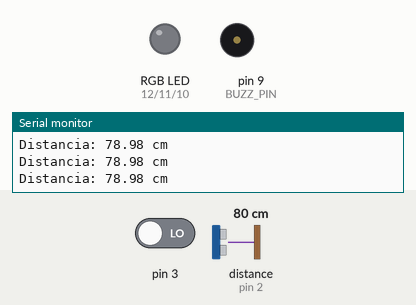
Simulated run of this sketch. Board: Arduino Mega 2560, built with avr-gcc and run on an emulated ATmega2560. Parts: an RGB LED mixed from three pins (HIGH = lit), buzzer (waves = sounding), the last lines printed to the serial monitor. Wiring (inferred from the names in the program): ultrasonic range finder: trigger pin 22; echo pin 2. The test bench sets the inputs (shaded band); at power-on: distance to the obstacle (sensor on pin 2) 80 cm, pin 3 LOW. The echo pulse lasts 58.3 µs per cm; pins used as bus, display or sensor lines are not drawn.

Above: at 1.2 s.
1.3 s: distance to the obstacle (sensor on pin 2) set to 34 cm
4.3 s: distance to the obstacle (sensor on pin 2) set to 29 cm
At 4.9 s:
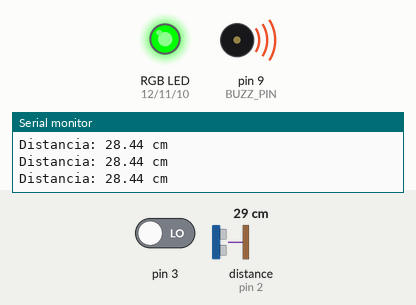
5.8 s: distance to the obstacle (sensor on pin 2) set to 22 cm
At 6.5 s:
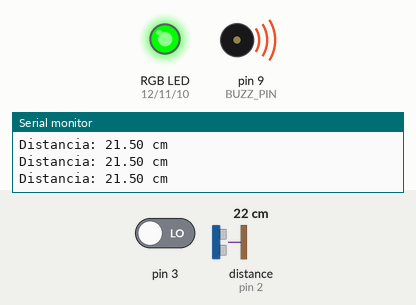
8.8 s: distance to the obstacle (sensor on pin 2) set to 19 cm
At 9.5 s:
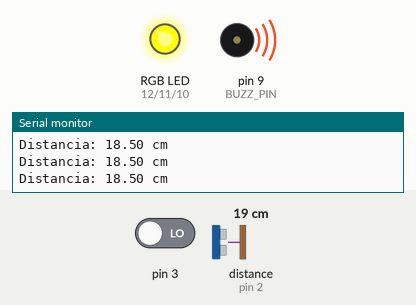
10.3 s: distance to the obstacle (sensor on pin 2) set to 12 cm
At 11.2 s:
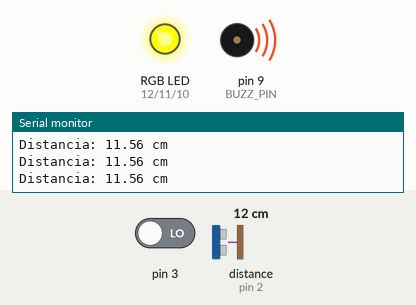
13.3 s: distance to the obstacle (sensor on pin 2) set to 9 cm
At 14.1 s:
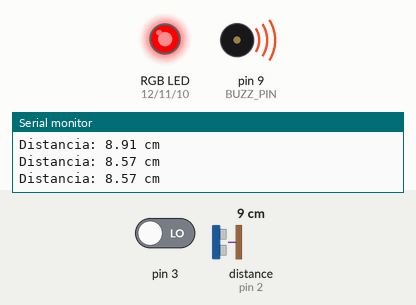
Timing chart, 0 to 15.8 s (numbered marks = the images above; inputs shaded):
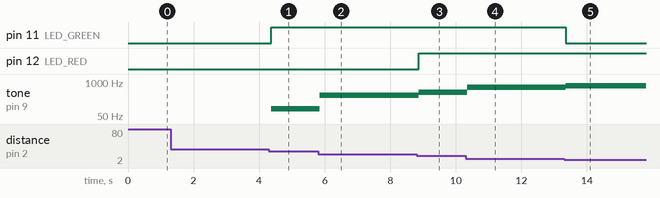

The sketch:

mini_projeto.ino
```cpp
// Pinos do Sensor de distancia
#define TRIG_PIN 22 // Pino TRIG do sensor que dispara o pulso ultrassônico
#define ECHO_PIN 2 // Pino ECHO do sensor que recebe o pulso ultrassônico de volta

// Pino do Buzzer
#define BUZZ_PIN 9

// Pinos do led RGB
#define LED_RED     12
#define LED_GREEN   11
#define LED_BLUE    10

// Pinos dos botoes
#define BUT_DOWN    36
#define BUT_UP      37

// variaveis de controle
unsigned long tempo;
unsigned long iniMedicao, fimMedicao = 0;
float distancia;
int modeBeep = false;
int atraso = 1000;

//declaracao das funcoes
void desligarLeds();
void corLed(int red, int green, int blue);
void acendeLed(float distancia);
void tocarFrequencias(float distancia);
void tocarBeep(float distancia);

void setup() {
  Serial.begin(9600);

  //configurando pino de trigger como saída
  pinMode(TRIG_PIN, OUTPUT);
  //deixa pino de trigger em LOW
  digitalWrite(TRIG_PIN, LOW);

  //configurando pino Echo como entrada
  pinMode(ECHO_PIN, INPUT);
  //configurando pino do Buzzer como saída
  pinMode(BUZZ_PIN,OUTPUT);
  // interrupção do sensor de distancia - é acionada quando o sinal do pino Echo muda (CHANGE)
  attachInterrupt(0, intSensor, CHANGE);

  //configurando pinos do led
  pinMode(LED_RED, OUTPUT);
  pinMode(LED_GREEN, OUTPUT);
  pinMode(LED_BLUE, OUTPUT);

  //configurando pinos dos botoes
  pinMode(BUT_UP, INPUT);
  pinMode(BUT_DOWN, INPUT);
  //interrupção do botao - é acionada quando o botão passa pro estado HIGH (RISING)
  attachInterrupt(1, intBotao, RISING);

}

void loop() {
    digitalWrite(TRIG_PIN, HIGH);
    delayMicroseconds(10);
    digitalWrite(TRIG_PIN, LOW);
    delayMicroseconds(2);

   // medir tempo de ida e volta do pulso ultrassonico - modo bloqueante
   //tempo = pulseIn(ECHO_PIN, HIGH);

   float distancia = tempo / 29.4 / 2;
   Serial.print("Distancia: ");
   Serial.print(distancia);
   Serial.println(" cm");

   if(modeBeep) {
     tocarBeep(distancia);
   } else {
     tocarFrequencias(distancia);
   }
}

void intBotao() {
  //ativa modo frequencias
  if(digitalRead(BUT_UP)) {
    modeBeep = false;
  }

  //ativa modo beep
  if(digitalRead(BUT_DOWN)) {
    modeBeep = true;
  }
}

void intSensor() {
    // medir tempo de ida e volta do pulso ultrassonico
    switch(digitalRead(ECHO_PIN)){
    case HIGH:
      iniMedicao=micros();
      break;
    case LOW:
      fimMedicao=micros();
      tempo = (unsigned long) fimMedicao - iniMedicao;
      break;
  }
}

void tocarBeep(float distancia) {
   desligarLeds();
   if(distancia>20 && distancia<30) {
    corLed(0, 255, 0);  // green
    atraso = 2000;
   }
   else if(distancia >15 && distancia <20) {
    corLed(255, 255, 0);  // yellow
    atraso = 1400;
   }
   else if(distancia >10 && distancia<15){
    corLed(255, 255, 0);  // yellow
    atraso = 600;
   }
   else if(distancia < 10){
    corLed(255, 0, 0);  // red
    atraso = 250;
   }

   if(distancia <30) {
    tone(BUZZ_PIN, 2000, 200);
   } else {
    desligarLeds();
    noTone(BUZZ_PIN);
   }

   delay(atraso);
}


void tocarFrequencias(float distancia) {
   int value_delay = 1;
   if( distancia <= 30 && distancia > 2 ) {
     int frequencia = map(distancia, 2, 30, 900, 30);
     if(distancia < 5) {
       frequencia = 900;
       value_delay = 150;
     }
     tone(BUZZ_PIN, frequencia, 100);
     acendeLed(distancia);
   } else {
     desligarLeds();
     noTone(BUZZ_PIN);
   }
    delay(value_delay);
  }

void acendeLed(float distancia) {
  desligarLeds();
  if(distancia < 30 && distancia > 20) {
    corLed(0, 255, 0);  // green
  }
  else if(distancia < 20 && distancia > 10) {
    corLed(255, 255, 0);  // yellow
  }
  else if (distancia < 10) {
    corLed(255, 0, 0);  // red
  }
}

void desligarLeds() {
  digitalWrite(LED_RED, LOW);
  digitalWrite(LED_GREEN, LOW);
  digitalWrite(LED_BLUE, LOW);
}

void corLed(int red, int green, int blue)
{
  analogWrite(LED_RED, red);
  analogWrite(LED_GREEN, green);
  analogWrite(LED_BLUE, blue);
}
```

Measured:
- the behaviour switches between 31 and 30 cm on distance to the obstacle (sensor on pin 2) (found by bisection; images 0 and 1)
- the behaviour switches between 21 and 20 cm on distance to the obstacle (sensor on pin 2) (found by bisection; images 2 and 3)
- the behaviour switches between 11 and 10 cm on distance to the obstacle (sensor on pin 2) (found by bisection; images 4 and 5)
- after the input at 4.3 s, pin 11 (LED_GREEN): LOW → HIGH after 0.06 s; tone on pin 9 (BUZZ_PIN): silent → 93 Hz after 0.06 s
- after the input at 5.8 s, tone on pin 9 (BUZZ_PIN): 93 Hz → 310 Hz after 0.05 s
- after the input at 8.8 s, pin 12 (LED_RED): LOW → HIGH after 0.06 s; tone on pin 9 (BUZZ_PIN): 310 Hz → 403 Hz after 0.06 s
- after the input at 10.3 s, tone on pin 9 (BUZZ_PIN): 403 Hz → 621 Hz after 0.05 s
- after the input at 13.3 s, pin 11 (LED_GREEN): HIGH → LOW after 0.06 s; tone on pin 9 (BUZZ_PIN): 621 Hz → 714 Hz after 0.06 s
